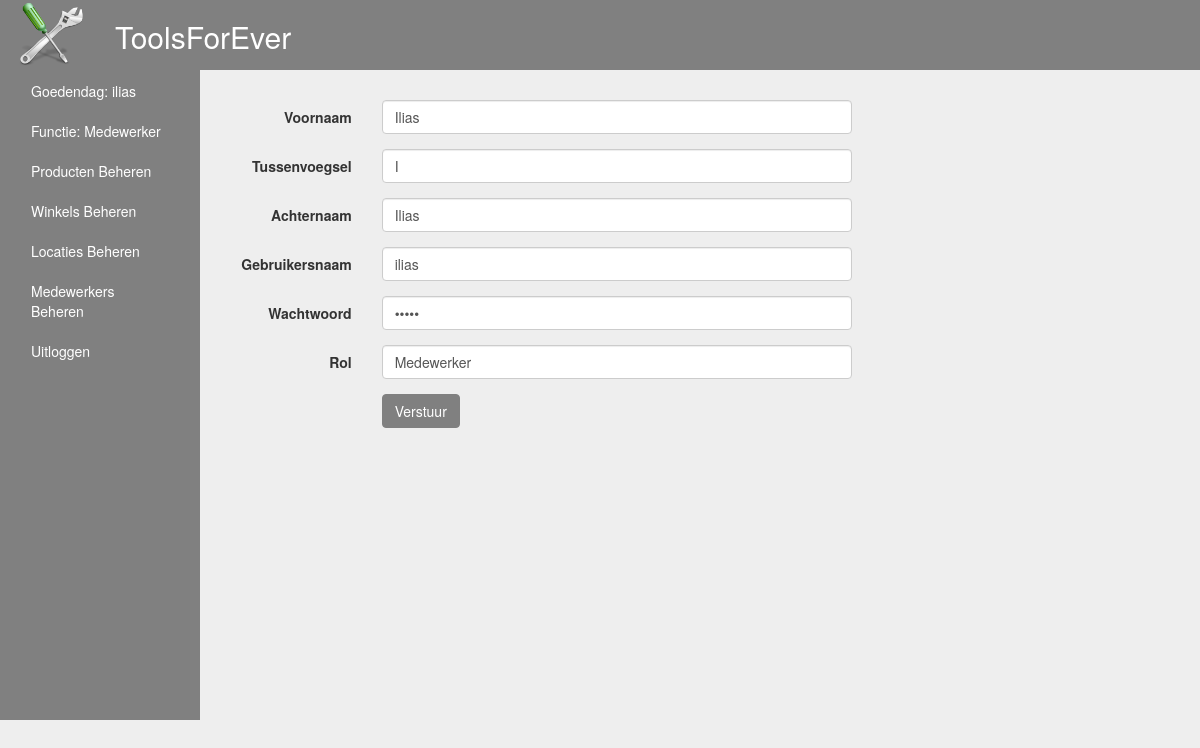
Screenshot of /Beheer/wijziggebruiker.php?id=2 (signed in) with the database file from the repository.
### tables this page shows
CREATE TABLE `gebruikers` (
  `id` int(11) NOT NULL,
  `gebruikersnaam` varchar(255) NOT NULL,
  `wachtwoord` varchar(255) NOT NULL,
  `voorletters` varchar(255) NOT NULL,
  `tussenvoegsel` varchar(255) NOT NULL,
  `voornaam` varchar(255) NOT NULL,
  `achternaam` varchar(255) NOT NULL,
  `rol` varchar(100) NOT NULL,
  `winkelid` int(11) NOT NULL
);

### Beheer/wijziggebruiker.php (the view, shortened to what this page needs)
<html>
<head>
  <link rel="stylesheet" href="https://maxcdn.bootstrapcdn.com/bootstrap/3.3.7/css/bootstrap.min.css">
  <link rel="stylesheet" href="../styles.css">
</head>
<body>
<?php
include_once("connectie.php");
?>
<?php
$id = $_GET['id'];
$sql = "SELECT * FROM gebruikers WHERE id=:id";
$query = $dbConn->prepare($sql);
$query->execute(array(':id' => $id));
while($row = $query->fetch(PDO::FETCH_ASSOC))
{
	$voornaam = $row['voornaam'];
	$tussenvoegsel = $row['tussenvoegsel'];
	$achternaam = $row['achternaam'];
	$gebruikersnaam = $row['gebruikersnaam'];
	$wachtwoord = $row['wachtwoord'];
	$rol = $row['rol'];
}
?>
  <div class="bggrijs">
	<div class="container-fluid">
		<div class="row">
			<div class="col-sm-1">
				<a href="index.php"><img src="../images/logo.png" class="img-responsive"></a>
			</div>
			<div class="col-sm-1">
							<h2 class="hoofdtekst">ToolsForEver</h2>
			</div>
		</div>
	</div>
   </div>
   <div class="container-fluid">
	  <div class="row">
		<div class="col-sm-3 col-lg-2 headgrijs">
			<?php include_once("admin_header.php"); ?>
		</div>
		<div class="col-sm-9 col-lg-10 mt30">
			<form class="form-horizontal" role="form" method="post" action="wijziggebruiker.php">
				<div class="form-group">
					<label for="vak" class="col-sm-2 control-label">Voornaam</label>
					<div class="col-sm-6">
						<input type="text" class="form-control" id="voornaam" name="voornaam" value="<?php echo $voornaam;?>" placeholder="" required>
					</div>
				</div>
				<div class="form-group">
					<label for="vak" class="col-sm-2 control-label">Tussenvoegsel</label>
					<div class="col-sm-6">
						<input type="text" class="form-control" id="tussenvoegsel" name="tussenvoegsel" value="<?php echo $tussenvoegsel;?>" placeholder="" required>
					</div>
				</div>
				<div class="form-group">
					<label for="vak" class="col-sm-2 control-label">Achternaam</label>
					<div class="col-sm-6">
						<input type="text" class="form-control" id="achternaam" name="achternaam" value="<?php echo $achternaam;?>" placeholder="" required>
					</div>
				</div>
				<div class="form-group">
					<label for="vak" class="col-sm-2 control-label">Gebruikersnaam</label>
					<div class="col-sm-6">
						<input type="text" class="form-control" id="gebruikersnaam" value="<?php echo $gebruikersnaam;?>" name="gebruikersnaam" placeholder="" required>
					</div>
				</div>
				<div class="form-group">
					<label for="vak" class="col-sm-2 control-label">Wachtwoord</label>
					<div class="col-sm-6">
						<input type="password" class="form-control" id="wachtwoord" value="<?php echo $wachtwoord;?>" name="wachtwoord" placeholder="" required>
					</div>
				</div>
				<div class="form-group">
					<label for="vak" class="col-sm-2 control-label">Rol</label>
					<div class="col-sm-6">
						<input type="text" class="form-control" id="rol" name="rol" value="<?php echo $rol;?>" placeholder="" required>
					</div>
				</div>
				<div class="form-group">
					<div class="col-sm-2 col-sm-offset-2 ">
						<input id="update" name="update" type="submit" value="Verstuur" class="btn btn-primary">
					</div>
				</div>
				<div class="form-group">
					<div class="col-sm-3">
					</div>
				</div>
			</form>
		</div>
	</div>
</body>
</html>

### styles.css (style rules this page uses)
body { background-color: #eee; }
.bggrijs { background-color:grey; }
.hoofdtekst { color:#fff; }
.headgrijs { background-color:grey; height:650px; }
.mt30 { margin-top:30px; }
.btn-primary { color: #fff; background-color: grey; border-color: grey; }

### rows the page displays
gebruikers: voornaam "Ilias", tussenvoegsel "I", achternaam "Ilias", gebruikersnaam "ilias", rol "Medewerker"

### other values shown
$_SESSION['sessie_gebruikersnaam'] "ilias"
$_SESSION['sessie_rol'] "Medewerker"
